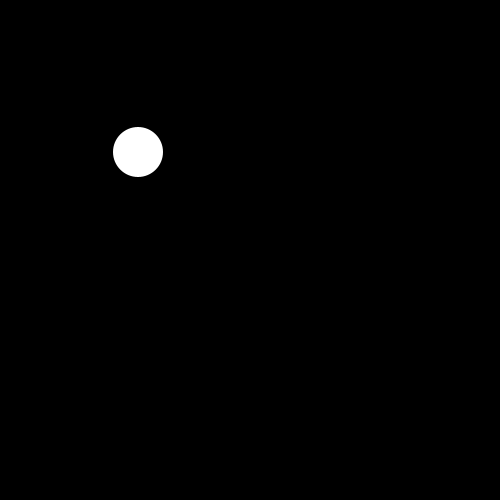
Frame 1 (no input)
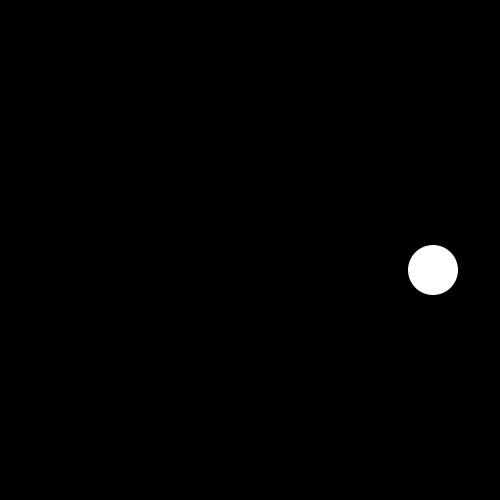
Frame 60 (the mouse pressed at the canvas centre just before this capture)
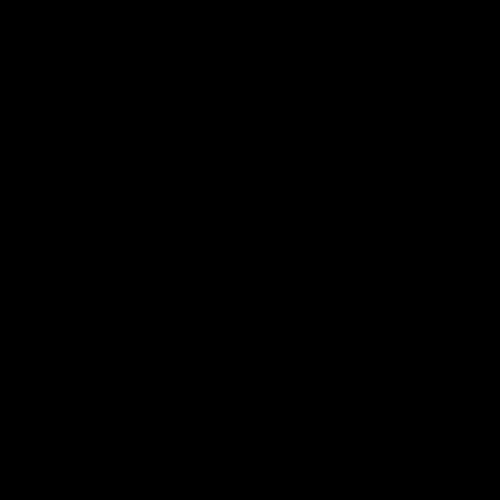
Frame 120 (the mouse held since frame 60 and released just before this capture)

The Processing sketch that drew these frames (run headless with seeded random() and noise(); from frame 60 on, the mouse is pressed at the canvas centre):

// Processing sketch: particleUpdate
// ── particleUpdate.pde
Particle p;

void setup() {
    size(500, 500);
    noStroke();
    p = new Particle();
    p.x = 133.0;
    p.y = 150.0;
    p.d = 50.0;
    p.vx = 5.0;
    p.vy = 2.0;
}

void draw() {
    background(0);
    p.update();
    p.display();
}

class Particle {
    float x;
    float y;
    float d;
    float vx;
    float vy;
    
    void display() {
        ellipse(x, y, d, d);
    }
    void update() {
        x += vx;
        y += vy;
    }
}
